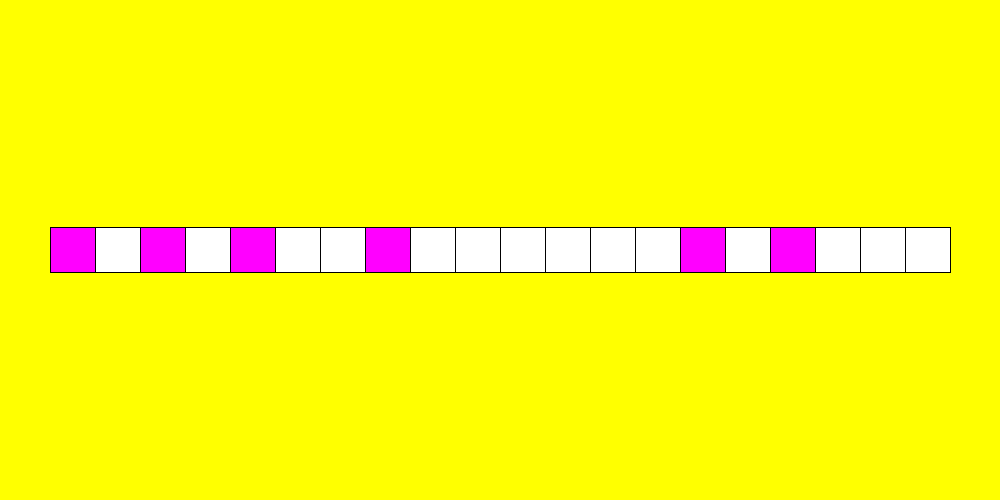
Frame 1 (no input)
Frame 2 (the mouse pressed at the canvas centre, redrawn once): identical to frame 1, image omitted

The Processing sketch that drew this single still picture (run headless with seeded random() and noise(); the mouse was pressed at the canvas centre and the sketch redrawn once):

// Processing sketch: Cell_Row
// ── Cell_Row.pde
boolean[] cells;   //Represents the alive-dead states of a single row of n cells.
int n = 20;        //Try changing this
float cellSize;
int padding = 50;  //How many pixels from the left we'll start drawing the first cell.


void setup(){
  size(1000,500);
  noLoop();                        //No animation
  
  cells = new boolean[n];          //Sets the size of the array
  cellSize = (width-2*padding)/n;  //Why does this formula guarantee that all n cells will always fit on the screen? 

  setCellValuesRandomly();         //Gives each item in the cells array a random true-false value
  printArray(cells);
}


void draw() { 
  background(255,255,0);   
  stroke(0);
  
  float y = height/2 - cellSize/2;     //The y-value of the top edge of the row
  
  for(int i = 0; i < n; i++ ) {
    float x = padding + i*cellSize;  //The x-value of the left edge of the current cell to be drawn
    
    if ( cells[i] == true)  //If the current cell is alive (e.g. the array value is true)...
      fill(255, 0, 255);    //...then we'll colour it magenta.
      
    else
      fill(255);     //...otherwise we'll colour it white
      
    square(x, y, cellSize);  //Draws the current cell
  }
}


//WHEN CALLED, THIS FILLS THE cells ARRAY WITH RANDOM true-false VALUES
void setCellValuesRandomly() {
  for(int i = 0; i < n; i++) {
    int randVal = round(random(0,1)); 
    
    if (randVal == 0)
      cells[i] = false;
      
    else
      cells[i] = true;
  }
}
 
